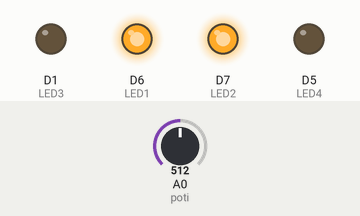
Recording of a sketch running on a simulated ESP8266 (NodeMCU). On the bench: output pins drawn as LEDs (lit = HIGH). Dashed ring = blinking. Inputs (shaded band) come from the test bench; at power-on: A0 (poti) = 512. What the sketch prints to the serial monitor is not drawn.

Above: at 1.2 s.
1.3 s: A0 (poti) set to 592
At 1.75 s:
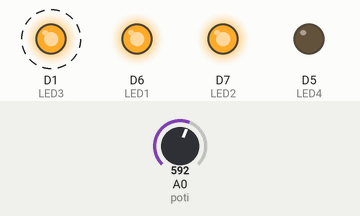
4.3 s: A0 (poti) set to 624
5.8 s: A0 (poti) set to 702
7.3 s: A0 (poti) set to 728
At 7.75 s:
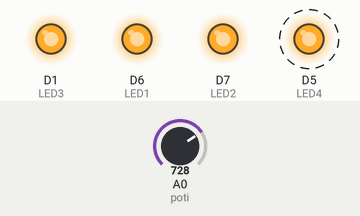
10.3 s: A0 (poti) set to 306
At 11.4 s:
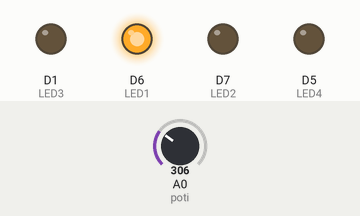
13.3 s: A0 (poti) set to 337
16.3 s: A0 (poti) set to 369
Timing chart, 0 to 18.8 s (numbered marks = the images above; inputs shaded):
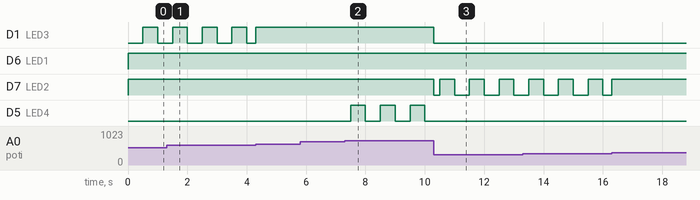

The sketch:

FuelGauge.ino
```cpp
/*Arduino FuelGauge with 4 LEDs
code written 04/2020 Dominik Tha.
*/


short poti = A0;
short value;
short fuelPercentage;
short LED1 = D6; //red LED
short LED2 = D7; //orange LED
short LED3 = D1; //second green LED
short LED4 = D5; //first green LED
int millis1 = 1000;
int millis2 = 500;

const bool SerialDebug = true;

void setup()
{
  Serial.begin(115200);

  pinMode(LED1, OUTPUT);
  pinMode(LED2, OUTPUT);
  pinMode(LED3, OUTPUT);
  pinMode(LED4, OUTPUT);
}

void loop()
{
  value = 0;
  for (int i = 0; i < 10; i++) {
    value += analogRead(poti);
  }
  value = trunc(value / 10);
  fuelPercentage = value;

  fuelPercentage = map(fuelPercentage, 0, 1023, 0, 100); // changes the analogInput range from 0-1023 to 0-100.
  if(SerialDebug)
  {
  Serial.print("Poti = ");
  Serial.println(fuelPercentage);
  }

  if (fuelPercentage >= 80) // everything is on
  {
    digitalWrite(LED1, HIGH);
    digitalWrite(LED2, HIGH);
    digitalWrite(LED3, HIGH);
    digitalWrite(LED4, HIGH);
  }

  else if (fuelPercentage <= 79 && fuelPercentage >= 70) // green is blinking
  {

    digitalWrite(LED1, HIGH);
    digitalWrite(LED2, HIGH);
    digitalWrite(LED3, HIGH);
    if (millis() % millis1 > millis2)
      digitalWrite(LED4, HIGH);
    else
      digitalWrite(LED4, LOW);
  }

  else if (fuelPercentage <= 69 && fuelPercentage >= 60) // green is off
  {
    digitalWrite(LED1, HIGH);
    digitalWrite(LED2, HIGH);
    digitalWrite(LED3, HIGH);
    digitalWrite(LED4, LOW);
  }

  else if (fuelPercentage <= 59 && fuelPercentage >= 50) // orange is blinking
  {
    digitalWrite(LED1, HIGH);
    digitalWrite(LED2, HIGH);
    if (millis() % millis1 > millis2)
      digitalWrite(LED3, HIGH);
    else
      digitalWrite(LED3, LOW);
    digitalWrite(LED4, LOW);
  }

  else if (fuelPercentage <= 49 && fuelPercentage >= 35) // green and orange is off
  {
    digitalWrite(LED1, HIGH);
    digitalWrite(LED2, HIGH);
    digitalWrite(LED3, LOW);
    digitalWrite(LED4, LOW);
  }

  else if (fuelPercentage <= 34 && fuelPercentage >= 25) // first red is blinking
  {
    digitalWrite(LED1, HIGH);
    if (millis() % millis1 > millis2)
      digitalWrite(LED2, HIGH);
    else
      digitalWrite(LED2, LOW);
    digitalWrite(LED3, LOW);
    digitalWrite(LED4, LOW);
  }

  else if (fuelPercentage <= 25 && fuelPercentage >= 20) // first red LED is off
  {
    digitalWrite(LED1, HIGH);
    digitalWrite(LED2, LOW);
    digitalWrite(LED3, LOW);
    digitalWrite(LED4, LOW);
  }

  else if (fuelPercentage <= 19 && fuelPercentage >= 10) // second red LED is blinking
  {
    if (millis() % millis1 > millis2)
      digitalWrite(LED1, HIGH);
    else
      digitalWrite(LED1, LOW);
    digitalWrite(LED2, LOW);
    digitalWrite(LED3, LOW);
    digitalWrite(LED4, LOW);
  }

  else if (fuelPercentage <= 9) // everything is blinking
  {
    if (millis() % millis1 > millis2)
    {
      digitalWrite(LED1, HIGH);
      digitalWrite(LED2, HIGH);
      digitalWrite(LED3, HIGH);
      digitalWrite(LED4, HIGH);
    }
    else
    {
      digitalWrite(LED1, LOW);
      digitalWrite(LED2, LOW);
      digitalWrite(LED3, LOW);
      digitalWrite(LED4, LOW);
    }
  }
}
```

Measured:
- the behaviour switches between 710 and 711 on A0 (poti) (found by bisection; images 1 and 2)
- after the input at 7.3 s, D5 (LED4): alternates HIGH for 0.50 s and LOW for 0.50 s, starting after 0.20 s
- after the input at 10.3 s, D1 (LED3): HIGH → LOW at once; D7 (LED2): HIGH → LOW at once, then repeats every 1.0 s: HIGH 0.50 s, LOW 0.50 s; D5 (LED4): stops changing and stays LOW
- by itself, D1 (LED3): alternates HIGH for 0.50 s and LOW for 0.50 s
